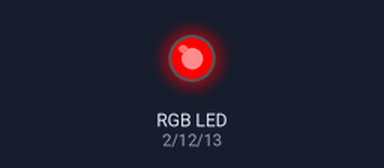
Recording of a sketch running on a simulated Arduino Uno, built with avr-gcc and run on an emulated ATmega328P. Parts: an RGB LED mixed from three pins (HIGH = lit).

Above: at 0.5 s.
At 1.5 s:
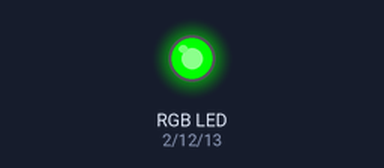
At 5.5 s:
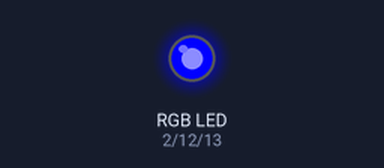
Timing chart, 0 to 6.9 s (numbered marks = the images above):
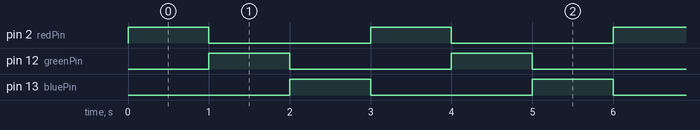

Measured:
- by itself, pin 2 (redPin), pin 12 (greenPin), pin 13 (bluePin): alternates HIGH for 1.0 s and LOW for 2.0 s
- by itself, everything shown: repeats every 3.0 s, in 3 steps

The sketch:

diff_colours_rotate.ino
```cpp
//  RGB LED with Arduino - different colours rotaing

//Defining  variable and the GPIO pin on Arduino

int redPin= 2;
int greenPin = 12;
int bluePin = 13;

void setup() {
  //Defining the pins as OUTPUT
  pinMode(redPin,  OUTPUT);
  pinMode(greenPin, OUTPUT);
  pinMode(bluePin, OUTPUT);
}
void  loop() {
  setColor(255, 0, 0); // Red Color
  delay(1000);
  setColor(0,  255, 0); // Blue Color
  delay(1000);
  setColor(0, 0, 255); // Green Color
  delay(1000);
  // setColor(255, 255, 255); // White Color
  // delay(1000);
  // setColor(170, 0, 255); // Purple Color
  // delay(1000);
  // setColor(127, 127,  127); // Light Blue
  // delay(1000);
}
void setColor(int redValue, int greenValue,  int blueValue) {
  analogWrite(redPin, redValue);
  analogWrite(greenPin,  greenValue);
  analogWrite(bluePin, blueValue);
}
```
